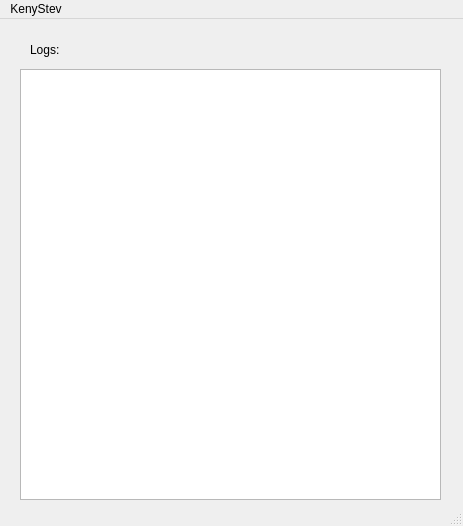
<?xml version="1.0" encoding="UTF-8"?>
<ui version="4.0">
 <class>LogsView</class>
 <widget class="QMainWindow" name="LogsView">
  <property name="geometry">
   <rect>
    <x>0</x>
    <y>0</y>
    <width>463</width>
    <height>526</height>
   </rect>
  </property>
  <property name="windowTitle">
   <string>MainWindow</string>
  </property>
  <widget class="QWidget" name="centralwidget">
   <widget class="QListWidget" name="listLogs">
    <property name="geometry">
     <rect>
      <x>20</x>
      <y>50</y>
      <width>421</width>
      <height>431</height>
     </rect>
    </property>
   </widget>
   <widget class="QLabel" name="label">
    <property name="geometry">
     <rect>
      <x>30</x>
      <y>20</y>
      <width>66</width>
      <height>21</height>
     </rect>
    </property>
    <property name="text">
     <string>Logs:</string>
    </property>
   </widget>
  </widget>
  <widget class="QMenuBar" name="menubar">
   <property name="geometry">
    <rect>
     <x>0</x>
     <y>0</y>
     <width>463</width>
     <height>27</height>
    </rect>
   </property>
   <widget class="QMenu" name="menuKenyStev">
    <property name="title">
     <string>KenyStev</string>
    </property>
   </widget>
   <addaction name="menuKenyStev"/>
  </widget>
  <widget class="QStatusBar" name="statusbar"/>
 </widget>
 <resources/>
 <connections/>
</ui>
